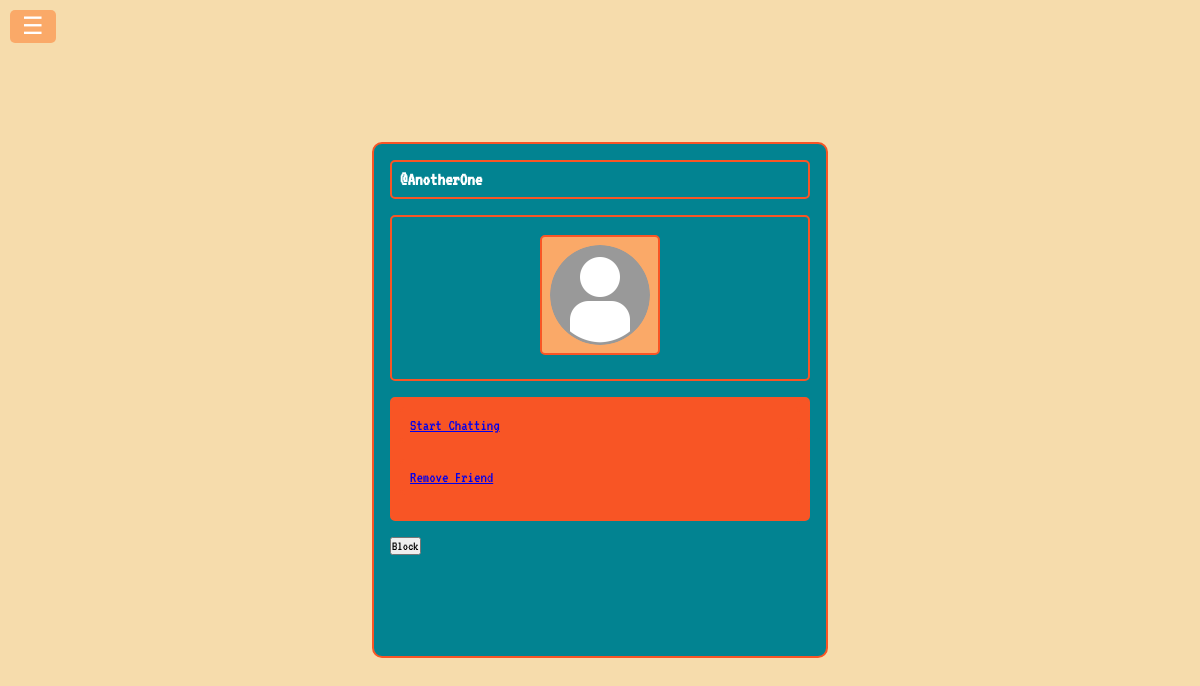
The page /profile/AnotherOne/ (signed in) on the database as committed earlier.
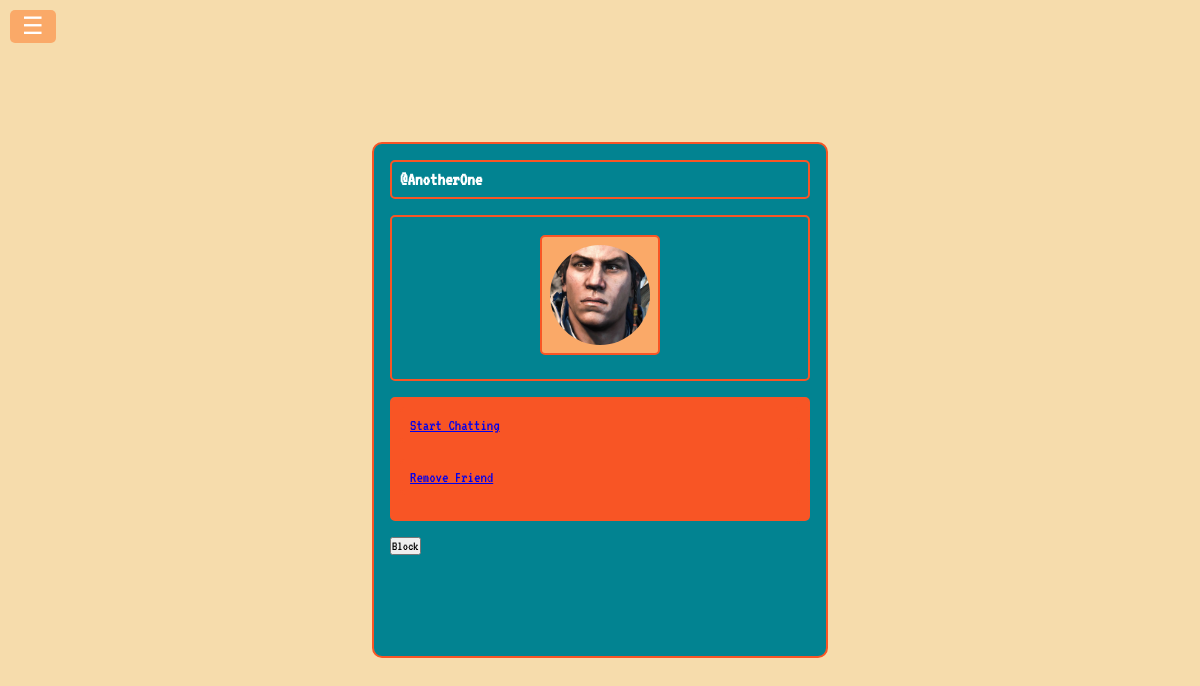
The same page on the database as committed later.
### app/models.py (models this page shows)
class UserProfile(models.Model):
    user = models.OneToOneField(User, on_delete=models.CASCADE, related_name="profile")
    screen_name = models.CharField(max_length=50)
    image = models.ImageField(upload_to="", null=True, blank=True)
    friends = models.ManyToManyField(User, related_name="friends", blank=True )
    blocked_users = models.ManyToManyField(User, related_name='blocked_by', blank=True)
    def __str__(self):
        return f"@{self.user.username}"

### app/views.py (the view, shortened to what this page needs)
# urls.py: path("profile/<str:username>/", profile_view, name="profile"),
@login_required(login_url="login")
def profile_view(request: HttpRequest, username):
    context = {}
    try:
        user = User.objects.get(username=username)
        profile = UserProfile.objects.get(user=user)
        friend_request_from_current_user = FriendRequest.objects.filter(sender=request.user, receiver=user).exists()
        friend_request_from_other_user = FriendRequest.objects.filter(sender=user, receiver=request.user).exists()
    except:
        pass
    print(user.email)
    context["profile_info"] = user
    context["profile"] = profile
    context["friend_request_from_current_user"] = friend_request_from_current_user
    context["friend_request_from_other_user"] = friend_request_from_other_user
    return render(request, "profile.html", context)

### app/templates/profile.html (shortened to what this page needs)
{% extends "group_selection.html" %}
{% load static %}
{% block content %}
<div class = 'form-container'>
<div class = 'user-profile'>
<div><h3 class = 'center image'>{{profile}}</h3></div>
<div class = 'center-image'>
  <div class="profile-pic">
    {% if profile.image %}
        <img src="{{ profile.image.url }}" alt="Profile Picture">
    {% else %}
        <img src="{% static "images/default-user.jpg" %}" alt="Profile Picture">
    {% endif %}
  </div>
</div>
<div class = 'profile-buttons'>
{% if user != profile.user %}
  {% if user not in profile.blocked_users.all and profile.user not in user.profile.blocked_users.all %}
    {% if user not in profile.friends.all and friend_request_from_current_user == False and friend_request_from_other_user == False %}
      <div class="add-friend-btn">
        <a href="{% url "add_friend" profile.user %}">Add Friend</a>
      </div>
    {% elif user not in profile.friends.all and friend_request_from_current_user == True and friend_request_from_other_user == False %}
      <div class="cancel-request-btn">
        <a href="{% url "cancel_request" profile.user %}">Cancel</a>
      </div>
    {% else %}
    <div class="chat-btn">
      <a href="{% url "private_chat" profile.user %}">Start Chatting</a>
    </div>
    <div class="remove-friend-btn">
      <a href="{% url "remove_friend" profile.user %}">Remove Friend</a>
    </div>
    </div>
    {% endif %}
  {% endif %}
  {% if profile.user not in user.profile.blocked_users.all %}
    <form action="" method='POST'>
      <input type="submit" value='Block' name='block_user'>
    </form>
  {% else %}
  <form action="" method='POST'>
    {% csrf_token %}
    <input type="hidden" value="{{profile.user.pk}}" name='user_id'>
    <input type="submit" value='Unblock' name='unblock_user'>
  </form>
  {% endif %}
{% endif %}
</div>
</div>
</div>
{% endblock content %}

### app/templates/group_selection.html (shortened to what this page needs)
{% load static %}
<!DOCTYPE html>
<html lang="en">
    <head>
        <link rel="stylesheet" href="{% static 'styles/styles.css' %}">
        <link rel="stylesheet" href="https://cdnjs.cloudflare.com/ajax/libs/font-awesome/6.0.0-beta3/css/all.min.css">
    </head>
    <body>
        <div class="content" id="mainContent">
            {% block content %}{% endblock content %}
        <button class="open-btn" id="openBtn">&#9776;</button>
    </body>
</html>

### app/static/styles/styles.css (style rules this page uses)
* { margin: 0; padding: 0; font-family: 'VT323', monospace; }
.content { height: 100vh; }
body { background-color: #f6dcac; }
.open-btn { font-size: 1.5em; cursor: pointer; position: fixed; top: 10px; left: 10px; padding: 0.1em .5em; border: none; border-radius: 5px; background-color: #faa968; color: white; transition: background-color 0.3s, color 0.3s; }
.profile-pic { flex-shrink: 0; width: 100px; height: 100px; display: flex; justify-content: center; align-items: center; background-color: #faa968; border-radius: 50%; margin: 10px; }
.profile-pic img { width: 100%; height: 100%; border-radius: 50%; object-fit: cover; }
button { padding: 10px 20px; border: none; border-radius: 5px; cursor: pointer; background-color: #f85525; color: white; transition: background-color 0.3s, color 0.3s; }
.form-container { display: flex; justify-content: center; align-items: center; height: 100vh; flex-direction: column; }
.user-profile { height: 80vh; width: 40%; border: solid orangered; }
.user-profile div { border: solid orangered; margin-bottom: 1em; }
.profile-buttons { background: orangered; }
.user-profile { height: 60vh; width: 35%; border: 2px solid #f85525; border-radius: 10px; padding: 1em; background-color: #028391; color: white; }
.user-profile div { border: 2px solid #f85525; border-radius: 5px; padding: 0.5em; margin-bottom: 1em; }
.profile-buttons { background: #f85525; color: white; border: none; padding: 0.5em 1em; border-radius: 5px; cursor: pointer; }
.center-image { display: flex; justify-content: center; align-items: center; }
::placeholder { color: #afacac; }

Rows that differ between the two databases and show on the page:
changed UserProfile "@AnotherOne": image: picture added
